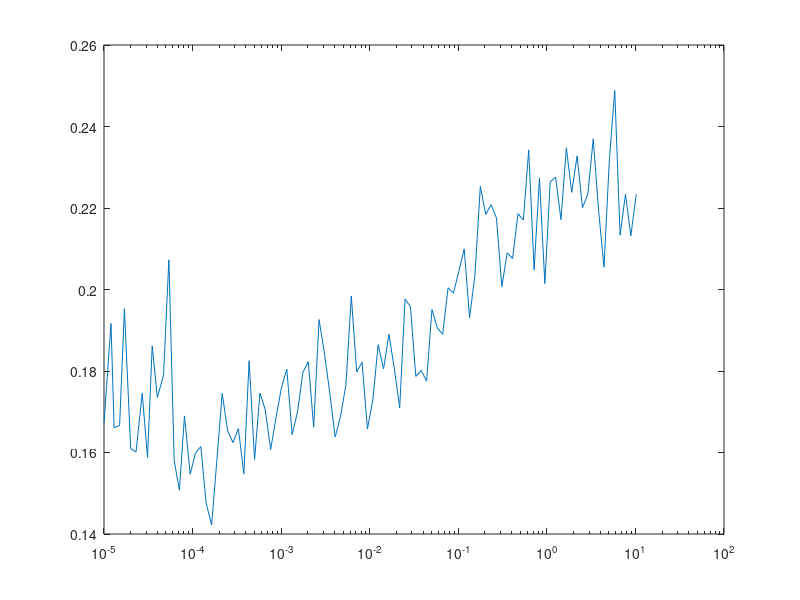
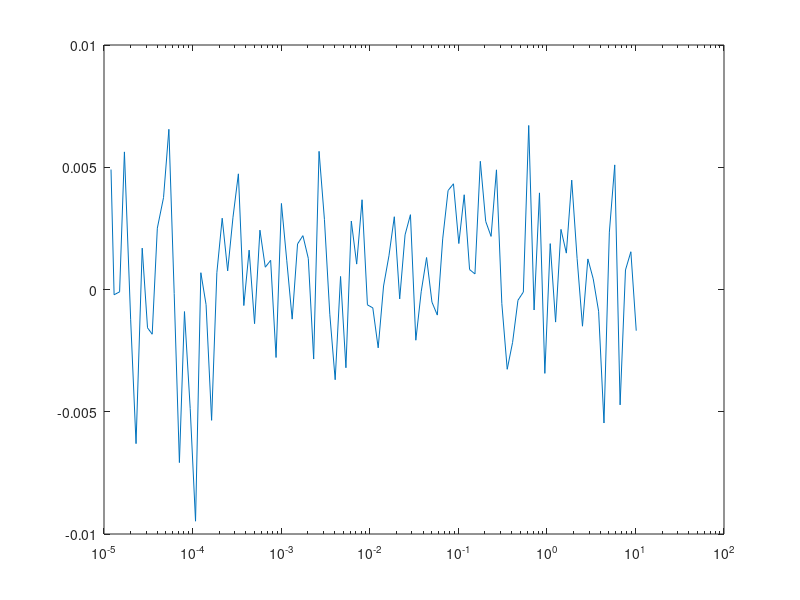

Source code (MATLAB) for these figures, in order:
clear
close all;

lr = [0.000010
0.000012
0.000013
0.000015
0.000017
0.000020
0.000023
0.000027
0.000031
0.000035
0.000040
0.000047
0.000054
0.000062
0.000071
0.000081
0.000094
0.000108
0.000124
0.000142
0.000164
0.000188
0.000216
0.000249
0.000286
0.000329
0.000379
0.000435
0.000501
0.000576
0.000662
0.000761
0.000876
0.001007
0.001158
0.001332
0.001532
0.001761
0.002025
0.002329
0.002679
0.003080
0.003542
0.004074
0.004685
0.005388
0.006196
0.007125
0.008194
0.009423
0.010837
0.012462
0.014331
0.016481
0.018953
0.021796
0.025066
0.028826
0.033149
0.038122
0.043840
0.050416
0.057978
0.066675
0.076676
0.088178
0.101405
0.116615
0.134108
0.154224
0.177357
0.203961
0.234555
0.269738
0.310199
0.356729
0.410238
0.471774
0.542540
0.623921
0.717509
0.825135
0.948905
1.091241
1.254927
1.443166
1.659641
1.908588
2.194876
2.524107
2.902723
3.338132
3.838852
4.414679
5.076881
5.838413
6.714175
7.721302
8.879497
10.211421];

loss = [0.167141
0.191675
0.166066
0.166662
0.195281
0.160947
0.160152
0.174525
0.158828
0.186135
0.173494
0.178953
0.207289
0.158020
0.150742
0.168983
0.154629
0.159908
0.161453
0.147652
0.142229
0.158055
0.174487
0.165265
0.162434
0.165883
0.154776
0.182537
0.158277
0.174571
0.170446
0.160736
0.168631
0.175874
0.180446
0.164386
0.170051
0.179645
0.182247
0.166226
0.192639
0.184397
0.174595
0.163794
0.168893
0.176637
0.198395
0.179790
0.182148
0.165754
0.172881
0.186465
0.180507
0.189038
0.180635
0.170955
0.197648
0.195807
0.178667
0.180175
0.177497
0.195071
0.190573
0.189010
0.200415
0.199117
0.204471
0.209949
0.193089
0.203602
0.225336
0.218399
0.220809
0.217561
0.200712
0.209021
0.207583
0.218611
0.217040
0.234258
0.204832
0.227342
0.201460
0.226424
0.227593
0.217130
0.234781
0.223828
0.232777
0.220087
0.223386
0.236953
0.219384
0.205473
0.231822
0.248868
0.213358
0.223376
0.213194
0.223402
];

sma = 1;
derivatives = (loss(1+sma:end) - loss(1:end-sma))/sma;
derivatives = filter(ones(1,5)/5,1,derivatives);
figure();
semilogx(lr, loss);
figure();
semilogx(lr(2:end), derivatives)

